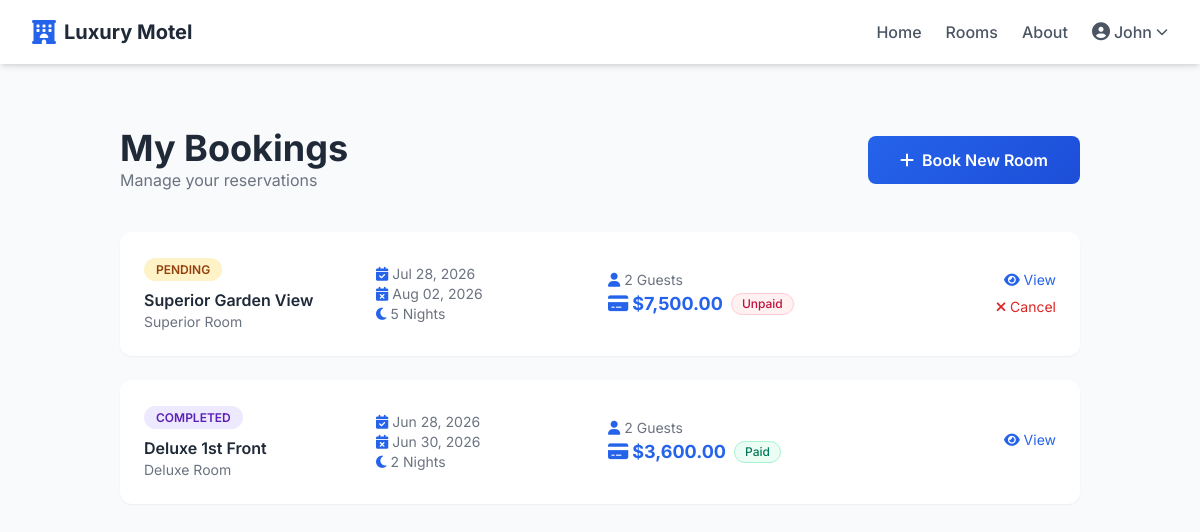
Screenshot of /booking-history.php (signed in) with the database file from the repository.
### tables this page shows
CREATE TABLE IF NOT EXISTS `reservations` (
    `reservation_id` INT AUTO_INCREMENT PRIMARY KEY,
    `user_id` INT NOT NULL,
    `room_id` INT NOT NULL,
    `check_in_date` DATE NOT NULL,
    `check_out_date` DATE NOT NULL,
    `adults` INT NOT NULL DEFAULT 1,
    `children` INT NOT NULL DEFAULT 0,
    `total_guests` INT NOT NULL,
    `total_nights` INT NOT NULL,
    `room_price` DECIMAL(10,2) NOT NULL,
    `total_price` DECIMAL(10,2) NOT NULL,
    `booking_status` ENUM('Pending', 'Approved', 'Rejected', 'Checked In', 'Checked Out', 'Cancelled', 'Completed') DEFAULT 'Pending',
    `payment_status` ENUM('Unpaid', 'Paid', 'Refunded') DEFAULT 'Unpaid',
    `early_check_in_time` TIME NULL,
    `late_check_out_time` TIME NULL,
    `special_notes` TEXT NULL,
    `customer_hidden` TINYINT(1) NOT NULL DEFAULT 0,
    `created_at` TIMESTAMP DEFAULT CURRENT_TIMESTAMP,
    FOREIGN KEY (`user_id`) REFERENCES `users`(`user_id`) ON DELETE RESTRICT ON UPDATE CASCADE,
    FOREIGN KEY (`room_id`) REFERENCES `rooms`(`room_id`) ON DELETE RESTRICT ON UPDATE CASCADE,
    INDEX idx_dates (check_in_date, check_out_date),
    INDEX idx_status (booking_status)
);

CREATE TABLE IF NOT EXISTS `rooms` (
    `room_id` INT AUTO_INCREMENT PRIMARY KEY,
    `type_id` INT NOT NULL,
    `floor_id` INT NOT NULL,
    `room_number` VARCHAR(10) NOT NULL UNIQUE,
    `room_name` VARCHAR(100) NOT NULL,
    `status` ENUM('Available', 'Occupied', 'Maintenance', 'Reserved', 'Cleaning') DEFAULT 'Available',
    `description` TEXT NULL,
    FOREIGN KEY (`type_id`) REFERENCES `room_types`(`type_id`) ON DELETE RESTRICT ON UPDATE CASCADE,
    FOREIGN KEY (`floor_id`) REFERENCES `floors`(`floor_id`) ON DELETE RESTRICT ON UPDATE CASCADE
);

CREATE TABLE IF NOT EXISTS `room_types` (
    `type_id` INT AUTO_INCREMENT PRIMARY KEY,
    `type_name` VARCHAR(100) NOT NULL UNIQUE,
    `description` TEXT NOT NULL,
    `price_per_night` DECIMAL(10,2) NOT NULL,
    `max_capacity` INT NOT NULL,
    `bed_type` VARCHAR(50) NOT NULL,
    `room_size` VARCHAR(30) NOT NULL
);

### config/db.php (called while the page is built, shortened)
<?php
function formatDate($date) {
    return date('M d, Y', strtotime($date));
}
function formatCurrency($amount) {
    return '$' . number_format($amount, 2);
}
function badgeClass($status) {
    return strtolower(str_replace(' ', '-', $status));
}

### booking-history.php (the view, shortened to what this page needs)
<?php
require_once 'config/db.php';
$userId = $_SESSION['user_id'];
$stmt = $pdo->prepare("SELECT r.*, rm.room_number, rm.room_name, rt.type_name, rt.price_per_night, (SELECT COUNT(*) FROM payments p WHERE p.reservation_id = r.reservation_id AND p.payment_status = 'Pending') as pending_payment_count FROM reservations r JOIN rooms rm ON r.room_id = rm.room_id JOIN room_types rt ON rm.type_id = rt.type_id WHERE r.user_id = ? AND r.customer_hidden = 0 ORDER BY r.created_at DESC");
$stmt->execute([$userId]);
$bookings = $stmt->fetchAll();
include 'includes/header.php';
?>
<section class="py-16 bg-gray-50 min-h-screen">
    <div class="max-w-5xl mx-auto px-4 sm:px-6 lg:px-8">
        <div class="flex items-center justify-between mb-10">
            <div>
                <h1 class="font-[Playfair_Display] text-4xl font-bold">My Bookings</h1>
                <p class="text-gray-500">Manage your reservations</p>
            </div>
            <a href="rooms.php" class="btn-primary"><i class="fas fa-plus mr-2"></i>Book New Room</a>
        </div>
        <?php if (empty($bookings)): ?>
        <div class="text-center py-16 bg-white rounded-xl">
            <i class="fas fa-calendar-times text-6xl text-gray-300 mb-4"></i>
            <h3 class="text-2xl font-bold text-gray-400 mb-2">No Bookings Yet</h3>
            <p class="text-gray-500 mb-6">Start by booking a room</p>
            <a href="rooms.php" class="btn-primary">Browse Rooms</a>
        </div>
        <?php else: ?>
        <div class="space-y-6">
            <?php foreach($bookings as $b): ?>
            <div class="bg-white rounded-xl shadow-sm p-6 hover:shadow-md transition">
                <div class="grid grid-cols-1 md:grid-cols-4 gap-4 items-center">
                    <div>
                        <span class="badge-status badge-<?php echo badgeClass($b['booking_status']); ?>"><?php echo $b['booking_status']; ?></span>
                        <h3 class="font-semibold mt-2"><?php echo $b['room_name'] ?: 'Room '.$b['room_number']; ?></h3>
                        <p class="text-sm text-gray-500"><?php echo $b['type_name']; ?></p>
                    </div>
                    <div>
                        <p class="text-sm text-gray-500"><i class="fas fa-calendar-check text-blue-600 mr-1"></i><?php echo formatDate($b['check_in_date']); ?></p>
                        <p class="text-sm text-gray-500"><i class="fas fa-calendar-times text-blue-600 mr-1"></i><?php echo formatDate($b['check_out_date']); ?></p>
                        <p class="text-sm text-gray-500"><i class="fas fa-moon text-blue-600 mr-1"></i><?php echo $b['total_nights']; ?> Night<?php echo $b['total_nights'] > 1 ? 's' : ''; ?></p>
                    </div>
                    <div>
                        <p class="text-sm text-gray-500"><i class="fas fa-user text-blue-600 mr-1"></i><?php echo $b['total_guests']; ?> Guest<?php echo $b['total_guests']>1?'s':''; ?></p>
                        <p class="text-lg font-bold text-blue-600 flex items-center flex-wrap"><i class="fas fa-credit-card text-blue-600 mr-1"></i><?php echo formatCurrency($b['total_price']); ?>
                            <?php
                            $ps = $b['payment_status'];
                            $hasPending = isset($b['pending_payment_count']) && $b['pending_payment_count'] > 0;
                            if ($ps === 'Paid') { $bc = 'bg-emerald-50 text-emerald-700 border border-emerald-200'; $label = 'Paid'; }
                            elseif ($ps === 'Refunded') { $bc = 'bg-slate-100 text-slate-700 border border-slate-300'; $label = 'Refunded'; }
                            elseif ($ps === 'Unpaid' && !$hasPending) { $bc = 'bg-rose-50 text-rose-700 border border-rose-200'; $label = 'Unpaid'; }
                            else { $bc = 'bg-amber-50 text-amber-700 border border-amber-200'; $label = 'Awaiting Verification'; }
                            ?>
                            <span class="<?php echo $bc; ?> text-xs font-medium px-2.5 py-0.5 rounded-full inline-flex items-center ml-2"><?php echo $label; ?></span>
                        </p>
                    </div>
                    <div class="text-right">
                        <a href="booking-details.php?id=<?php echo $b['reservation_id']; ?>" class="text-blue-600 hover:underline text-sm block mb-1"><i class="fas fa-eye"></i> View</a>
                        <?php if ($b['booking_status'] == 'Pending'): ?>
                        <a href="?cancel=<?php echo $b['reservation_id']; ?>" class="text-red-600 hover:underline text-sm" onclick="var _t=this;event.preventDefault();showSystemModal('Cancel Booking','Cancel this booking?','info',function(){location.href=_t.href;})"><i class="fas fa-times"></i> Cancel</a>
                        <?php endif; ?>
                    </div>
                </div>
            </div>
            <?php endforeach; ?>
        </div>
        <?php endif; ?>
    </div>
</section>
<?php include 'includes/footer.php'; ?>

### assets/css/style.css (style rules this page uses)
.btn-primary { background: linear-gradient(135deg, #2563eb, #1d4ed8); color: #fff; padding: 0.75rem 2rem; border-radius: 8px; font-weight: 600; transition: all 0.3s; display: inline-block; text-align: center; }
.badge-status { padding: 0.25rem 0.75rem; border-radius: 9999px; font-size: 0.75rem; font-weight: 600; text-transform: uppercase; white-space: nowrap; }
.badge-pending { background: #fef3c7; color: #92400e; }
.badge-completed { background: #ede9fe; color: #5b21b6; }

### rows the page displays
reservations: booking_status "PENDING", room.room_name "Superior Garden View", room_types.type_name "Superior Room", check_in_date "Jul 28, 2026", check_out_date "Aug 02, 2026", total_nights "5", total_guests "2", total_price "$7,500.00", payment_status "Unpaid"
reservations: booking_status "COMPLETED", room.room_name "Deluxe 1st Front", room_types.type_name "Deluxe Room", check_in_date "Jun 28, 2026", check_out_date "Jun 30, 2026", total_nights "2", total_guests "2", total_price "$3,600.00", payment_status "Paid"

### other values shown
$_SESSION['first_name'] "John"
